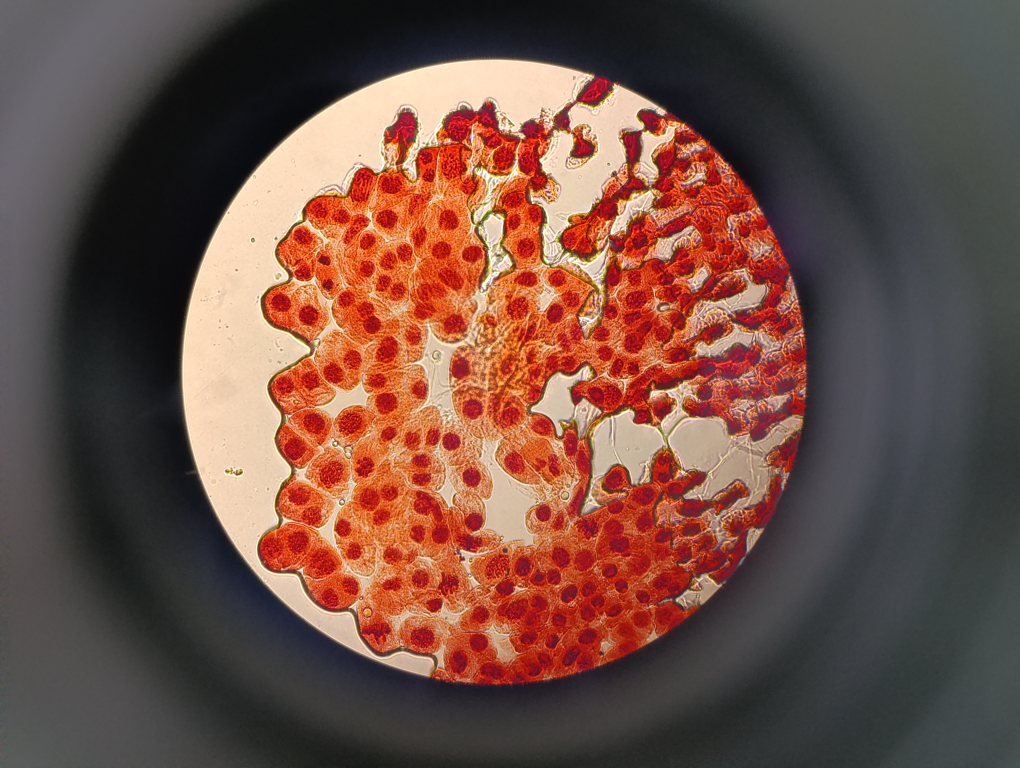
#> input picture IMAGENS ANOTADAS/1745683145587.jpg, 4080 x 3072 px (shown at 1/4 size); its folder holds only this picture in this run
$ python -i image_processor.py   (imports and definitions only)
#> lines starting #> are read from the running program, lines starting #| are printed output that depends on the picture; after the words box and inside, x2 and y2 are one past the last pixel; in counts of white or black regions, pixels touching at a corner belong together
#> further down, picture is the input picture: shape (3072, 4080, 3); mean B, G, R 69.4, 79.8, 112.3
import cv2 as cv
import numpy as np
import pillow_heif
from  pathlib import Path
from PIL import Image
from time import sleep

from .utils import show_images_fitted
from .file_manager import save_processed_image

# Global variable to control saving of intermediate images
INTERMEDIARY_IMAGES = False  # Set to True to save all intermediate steps

def save_post_image(filename, image, quality=100):
    """
    Save image to intermediaries folder only if INTERMEDIARY_IMAGES is True

    Args:
        filename: Name of the file to save
        image: Image array to save
        quality: JPEG quality (default 100)
    """
    if not INTERMEDIARY_IMAGES:
        return

    # Create directory if it doesn't exist
    post_dir = Path('intermediaries')
    post_dir.mkdir(exist_ok=True)

    # Save the image
    cv.imwrite(str(post_dir / filename), image, [cv.IMWRITE_JPEG_QUALITY, quality])

# [26 lines left out: function label_image, not called in this run]

def find_cell_centroids(masked_image):
    """Find cell nuclei centroids using blue channel for masking, green channel for detection"""

    BACKGROUND_THRESHOLD_BIAS = 1
    FOREGROUND_THRESHOLD_BIAS = 1
    MIN_AREA = 20
    MAX_AREA = 200
    EXCLUSION_RADIUS = 40
    ITERATION_CUTOFF = 2
    MAX_ITERATIONS = 20

    # Extract channels
    blue_channel = masked_image[:, :, 0]
    green_channel = masked_image[:, :, 1]
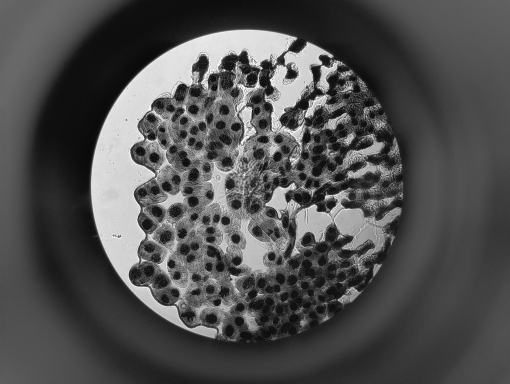
#> green_channel: shape (3072, 4080) (shown at 1/8 size); min 0, max 255, mean 79.8

    save_post_image('8 - blue channel.jpeg', blue_channel)

    # Sample mask (non-black areas from circle masking)
    sample_mask = cv.cvtColor(masked_image, cv.COLOR_BGR2GRAY) > 0
#> sample_mask: shape (3072, 4080) bool; every value is 1

    # Stage 1: Use blue channel to remove background
    blue_masked = blue_channel.copy()
    blue_masked[~sample_mask] = 255

    # Aggressive threshold to remove background
    threshold_value, _ = cv.threshold(blue_masked, 0, 255, cv.THRESH_BINARY_INV + cv.THRESH_OTSU)
#> threshold_value = 113
    adjusted_threshold = threshold_value * BACKGROUND_THRESHOLD_BIAS
#> adjusted_threshold = 113
    _, cellular_mask = cv.threshold(blue_masked, adjusted_threshold, 255, cv.THRESH_BINARY_INV)
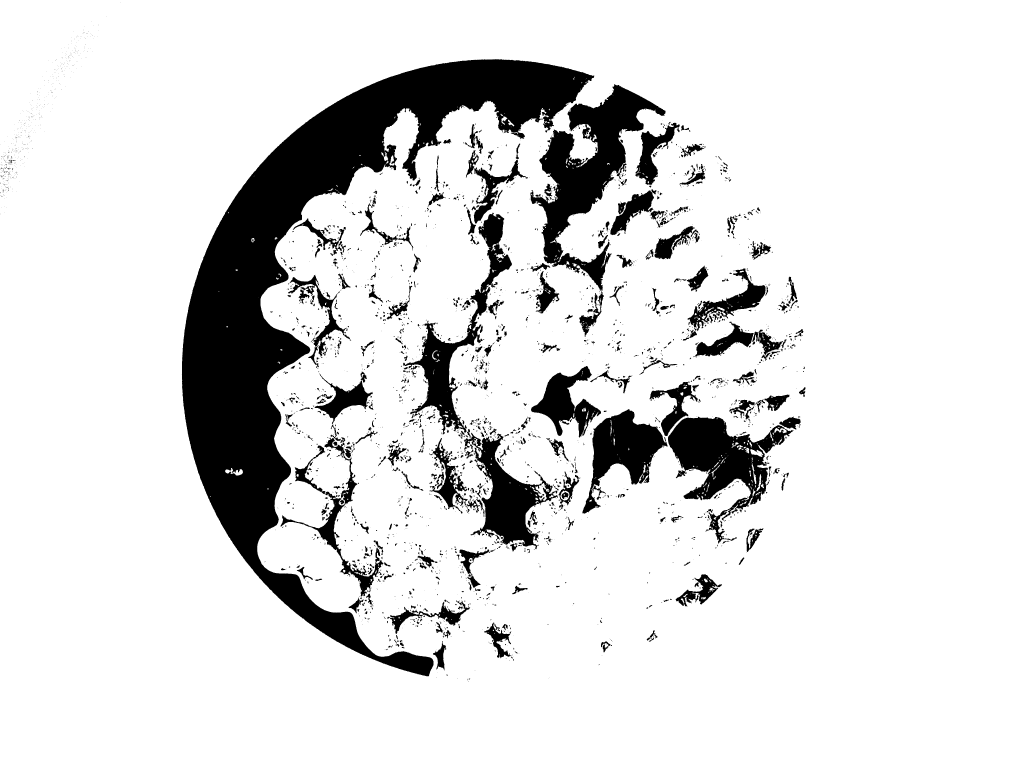
#> cellular_mask: shape (3072, 4080) (shown at 1/4 size); 86.8% white; 3406 black regions (2426 under 20 px), largest, box (x1, y1, x2, y2) and area: (727, 237, 2377, 2705) 849020, (2121, 337, 2662, 1163) 139453, (2672, 1667, 3174, 2175) 91723

    save_post_image('9 - blue channel theshold.jpeg', cellular_mask)

    # Stage 2: Use green channel to find nuclei within cellular areas
    green_masked = green_channel.copy()
    green_masked[~sample_mask] = 128
    green_masked[cellular_mask == 0] = 128

    masked_image_removed_bg = masked_image.copy()
    masked_image_removed_bg[~sample_mask] = 128
    masked_image_removed_bg[cellular_mask == 0] = 0
    save_post_image('11 - original cells only.jpeg', masked_image_removed_bg)

    # Stage 2.5: Apply Gaussian blur to smooth the green channel
    green_blurred = cv.GaussianBlur(green_masked, (5, 5), 1.0)

    # Stage 3: Find dark nuclei with biased threshold
    cellular_areas = cellular_mask == 255

    # Get Otsu threshold and make it more restrictive
    otsu_threshold, _ = cv.threshold(green_blurred, 0, 255, cv.THRESH_BINARY_INV + cv.THRESH_OTSU)
#> otsu_threshold = 81

    # Bias the threshold to be more restrictive (only darkest areas)
    restrictive_threshold = otsu_threshold * FOREGROUND_THRESHOLD_BIAS
#> restrictive_threshold = 81

    # Apply the more restrictive threshold
    _, nuclei_binary = cv.threshold(green_blurred, restrictive_threshold, 255, cv.THRESH_BINARY_INV)
#> nuclei_binary: shape (3072, 4080); 67.5% white; 3758 black regions (2616 under 20 px), largest, box (x1, y1, x2, y2) and area: (723, 232, 3217, 2716) 2716657, (0, 0, 849, 2106) 576292, (3110, 0, 4080, 746) 355416

    save_post_image('12 - nucleus only.jpeg', nuclei_binary)

    masked_image_nuclei_only = masked_image_removed_bg.copy()
    masked_image_nuclei_only[nuclei_binary == 0] = 0

    save_post_image('12 - original nuclei only.jpeg', masked_image_nuclei_only)

    # Keep only cellular areas
    nuclei_binary[~cellular_areas] = 0

    # Stage 3.5: Clean up and separate touching nuclei
    # Remove small noise first
    kernel_small = np.ones((3,3), np.uint8)
    nuclei_binary = cv.morphologyEx(nuclei_binary, cv.MORPH_OPEN, kernel_small)
#> nuclei_binary: shape (3072, 4080); 67.1% white; 2837 black regions (1974 under 20 px), largest, box (x1, y1, x2, y2) and area: (723, 232, 3217, 2716) 2828805, (0, 0, 849, 2134) 579287, (3110, 0, 4080, 746) 360402

    save_post_image('13 - clean up noise.jpeg', nuclei_binary)

    # Erode to separate touching nuclei
    kernel_erode = np.ones((3,3), np.uint8)

    all_centroids = []
    used_mask = np.zeros_like(nuclei_binary)

    eroded_nuclei_binary = nuclei_binary
    for iteration in range(MAX_ITERATIONS):
       # Erode to separate more nuclei
        eroded_nuclei_binary = cv.erode(eroded_nuclei_binary, kernel_erode, iterations=5)

        # Create a color version for visualization with green dots
        eroded_with_dots = cv.cvtColor(eroded_nuclei_binary, cv.COLOR_GRAY2BGR)
        for cx, cy in all_centroids:  # Show ALL cells found so far
            cv.circle(eroded_with_dots, (cx, cy), 4, (0, 255, 0), 2)  # Green dots
        save_post_image(f'14 {iteration} - eroded.jpeg', eroded_with_dots)

        # Find connected components
        num_labels, labels, stats, centroids = cv.connectedComponentsWithStats(eroded_nuclei_binary)

        good_nuclei_this_round = []

        for i in range(1, num_labels):
            area = stats[i, cv.CC_STAT_AREA]

            # Check if this nucleus is in the "sweet spot" size range
            if MIN_AREA <= area <= MAX_AREA:
                cx, cy = int(centroids[i][0]), int(centroids[i][1])

                # Make sure we haven't already detected this area
                if used_mask[cy, cx] == 0:
                    good_nuclei_this_round.append((cx, cy))

                    if iteration > ITERATION_CUTOFF:
                        # Mark a circular area around this centroid as used
                        cv.circle(used_mask, (cx, cy), EXCLUSION_RADIUS, 255, -1)

        if iteration > ITERATION_CUTOFF:
            all_centroids.extend(good_nuclei_this_round)

        # Create visualization with ALL detected cells so far
        progress_image = masked_image.copy()  # Use original color image
        for cx, cy in all_centroids:  # Show ALL cells found so far
            cv.circle(progress_image, (cx, cy), 4, (0, 255, 0), 2)  # Green dots

        # # Add iteration info and count
        # cv.putText(progress_image, f"Iteration: {iteration}", (10, 30),
        #         cv.FONT_HERSHEY_SIMPLEX, 0.7, (0, 255, 0), 2)
        # cv.putText(progress_image, f"Cells found: {len(all_centroids)}", (10, 60),
        #         cv.FONT_HERSHEY_SIMPLEX, 0.7, (0, 255, 0), 2)

        # # Save the progress visualization
        # save_post_image(f'14 {iteration} - progress.jpg', progress_image)

        # Stop if no good nuclei found this round
        if len(good_nuclei_this_round) == 0:
            break

        # Dilate back partially
        eroded_nuclei_binary = cv.dilate(eroded_nuclei_binary, kernel_erode, iterations=3)

        # Create color version for dilated visualization
        dilated_with_dots = cv.cvtColor(eroded_nuclei_binary, cv.COLOR_GRAY2BGR)
        for cx, cy in all_centroids:  # Show ALL cells found so far
            cv.circle(dilated_with_dots, (cx, cy), 4, (0, 255, 0), 2)  # Green dots
        save_post_image(f'14 {iteration} - dilated.jpeg', dilated_with_dots)
#> this loop made 19 passes
#> num_labels on passes 1 to 8: 583, 369, 269, 244, 242, 235, 232, 209
#> pass 1, in find_cell_centroids, `num_labels, labels, stats, centroids = cv.connectedComponentsWithStats..`:
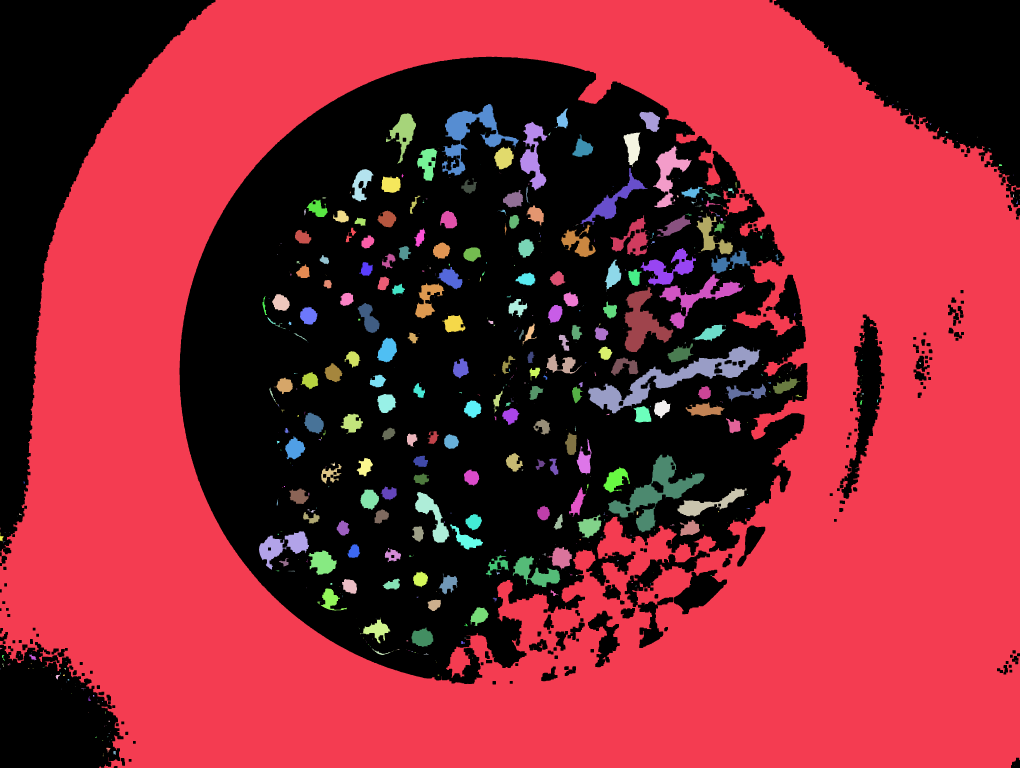
#> labels: shape (3072, 4080) int32 (shown at 1/4 size); 583 distinct labels, from 0 to 582; one colour per label, 0 black
#> after the loop:
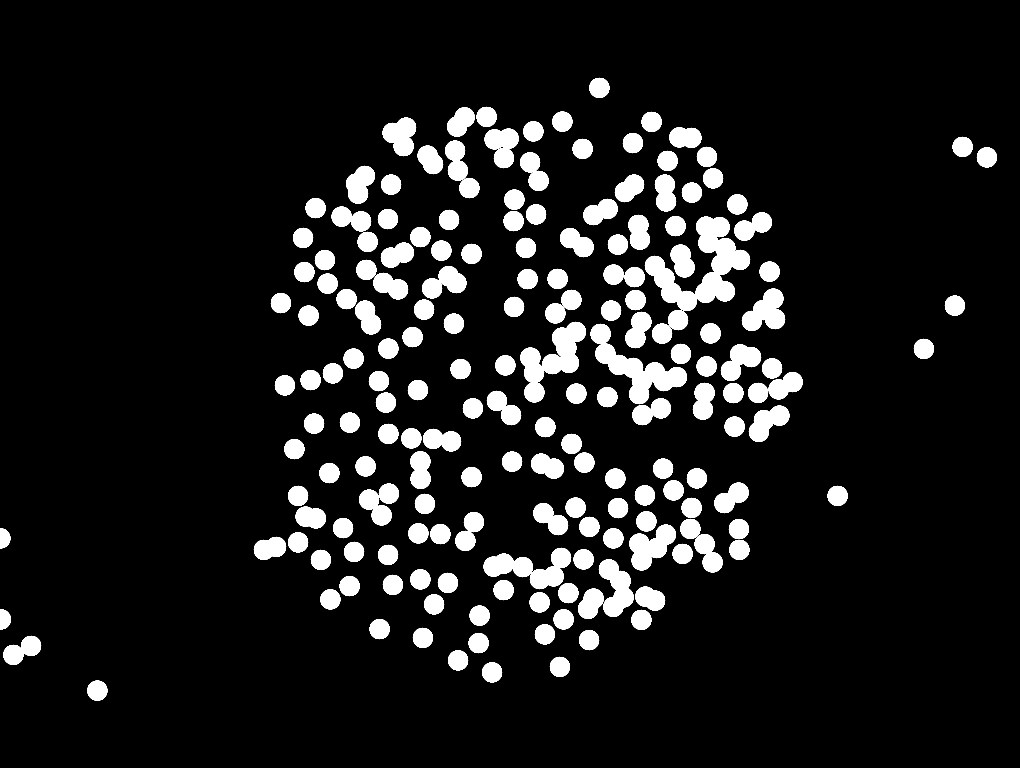
#> used_mask: shape (3072, 4080) (shown at 1/4 size); 10.3% white; 190 white regions, largest, box (x1, y1, x2, y2) and area: (2782, 866, 3001, 1212) 41014, (2081, 1287, 2344, 1610) 36055, (2381, 1374, 2748, 1617) 34569
#> after the loop, all_centroids = 270 pairs, first value 1 to 3947, second value 351 to 2762

    # Add iteration info and count
    cv.putText(progress_image, f"Iteration: {iteration}", (10, 30),
            cv.FONT_HERSHEY_SIMPLEX, 0.7, (0, 255, 0), 2)
    cv.putText(progress_image, f"Cells found: {len(all_centroids)}", (10, 60),
            cv.FONT_HERSHEY_SIMPLEX, 0.7, (0, 255, 0), 2)

    # Save the progress visualization
    save_post_image(f'15  finished.jpg', progress_image)

    all_centroids = remove_close_duplicates(all_centroids)

    return all_centroids

def remove_close_duplicates(centroids, min_distance=50):
    """Remove centroids that are too close to each other"""
#> called with min_distance = 50
    if len(centroids) <= 1:
        return centroids

    filtered = []
    for i, (x1, y1) in enumerate(centroids):
        is_duplicate = False
        for j, (x2, y2) in enumerate(filtered):
            distance = np.sqrt((x1-x2)**2 + (y1-y2)**2)
            if distance < min_distance:
                is_duplicate = True
                break
        if not is_duplicate:
            filtered.append((x1, y1))
#> this loop made 270 passes
#> (x1, y1) on passes 1 to 3: (2034, 554), (1614, 584), (3850, 587)
#> after the loop, filtered = 256 pairs, first value 1 to 3947, second value 351 to 2762

    return filtered

# [172 lines left out: functions remove_background, crop_image, read_image, not called in this run]

>>> import cv2
>>> picture = cv2.imread('../IMAGENS ANOTADAS/1745683145587.jpg')
>>> result = find_cell_centroids(picture)
#> in find_cell_centroids, `all_centroids = remove_close_duplicates(all_centroids)`: all_centroids has the same summary as filtered in remove_close_duplicates
#> result has the same summary as filtered in remove_close_duplicates

$ run again, on IMAGENS ANOTADAS/1745683145602.jpg
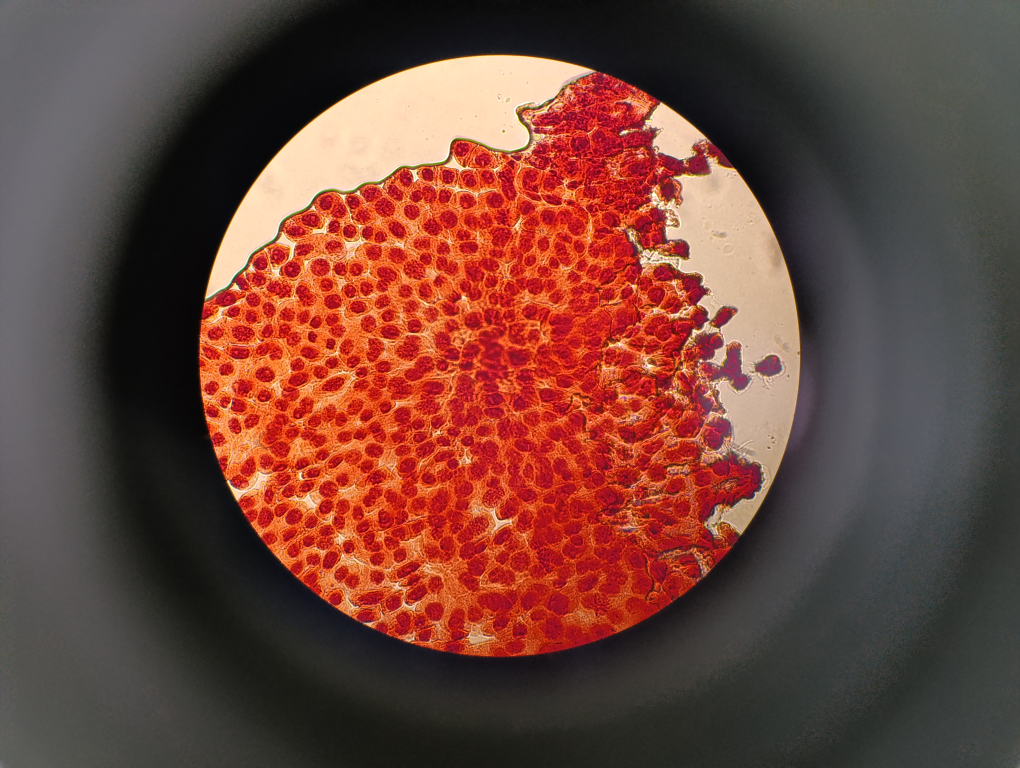
#> input picture IMAGENS ANOTADAS/1745683145602.jpg, 4080 x 3072 px (shown at 1/4 size)
#> picture is the input picture: shape (3072, 4080, 3); mean B, G, R 59.4, 68.8, 110.7
#> sample_mask: shape (3072, 4080) bool; every value is 1
#> threshold_value = 71
#> cellular_mask: shape (3072, 4080); 66.5% white; 16864 black regions (14609 under 20 px), largest, box (x1, y1, x2, y2) and area: (0, 0, 1081, 3072) 1429873, (3108, 0, 4080, 2390) 1357318, (2461, 627, 3275, 2154) 467365
#> otsu_threshold = 79
#> the loop in find_cell_centroids, `for iteration in range(MAX_ITERATIONS):` made 20 passes
#> num_labels on passes 1 to 8: 825, 654, 648, 537, 451, 378, 317, 221
#> pass 1, in find_cell_centroids, `num_labels, labels, stats, centroids = cv.connectedComponentsWithStats..`:
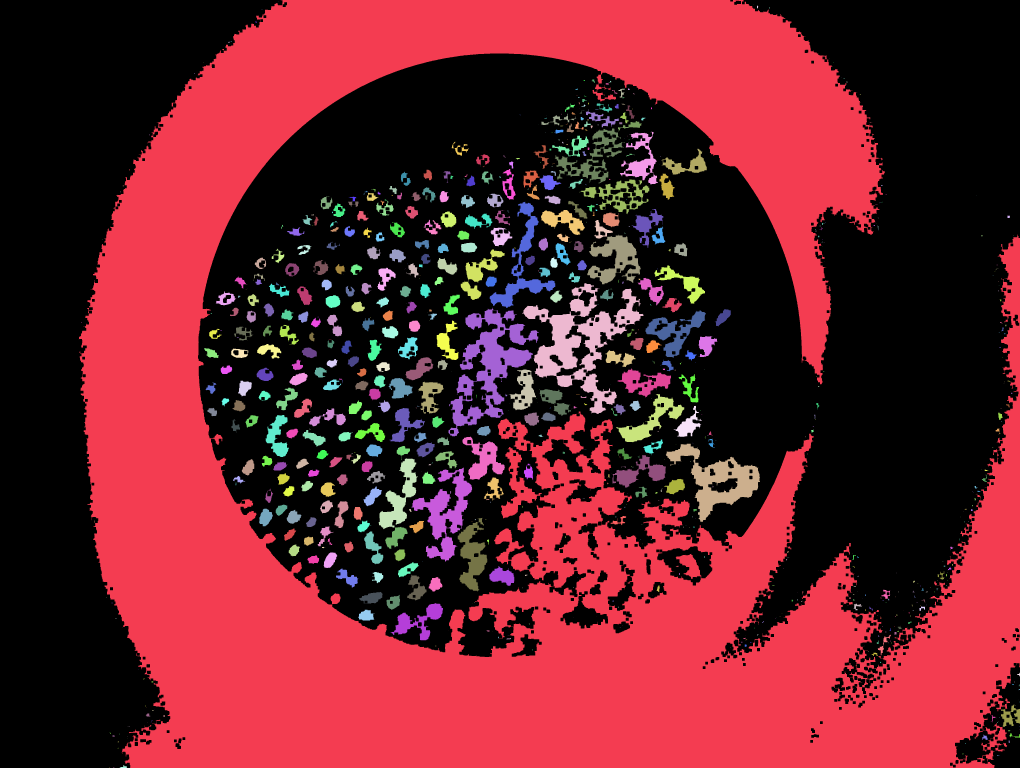
#> labels: shape (3072, 4080) int32 (shown at 1/4 size); 825 distinct labels, from 0 to 824; one colour per label, 0 black
#> after the loop in find_cell_centroids, `for iteration in range(MAX_ITERATIONS):`:
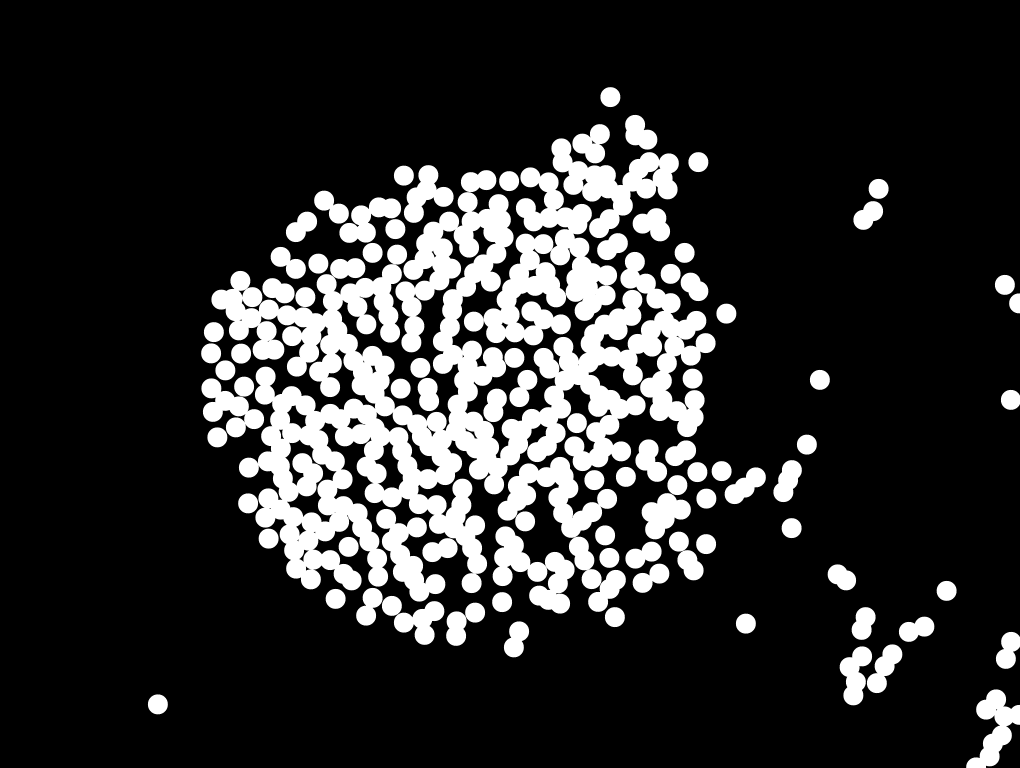
#> used_mask: shape (3072, 4080) (shown at 1/4 size); 18.2% white; 96 white regions, largest, box (x1, y1, x2, y2) and area: (845, 768, 2863, 2373) 1099768, (1855, 669, 2469, 1382) 177820, (2205, 553, 2716, 953) 80891
#> after the loop in find_cell_centroids, `for iteration in range(MAX_ITERATIONS):`: all_centroids = 511 pairs, first value 631 to 4077, second value 388 to 3069
#> the loop in remove_close_duplicates, `for i, (x1, y1) in enumerate(centroids):` made 511 passes
#> (x1, y1) on passes 1 to 3: (2441, 388), (2540, 499), (2541, 541)
#> after the loop in remove_close_duplicates, `for i, (x1, y1) in enumerate(centroids):`: filtered = 452 pairs, first value 631 to 4077, second value 388 to 3069
#> in find_cell_centroids, `all_centroids = remove_close_duplicates(all_centroids)`: all_centroids has the same summary as filtered in remove_close_duplicates
#> result has the same summary as filtered in remove_close_duplicates
